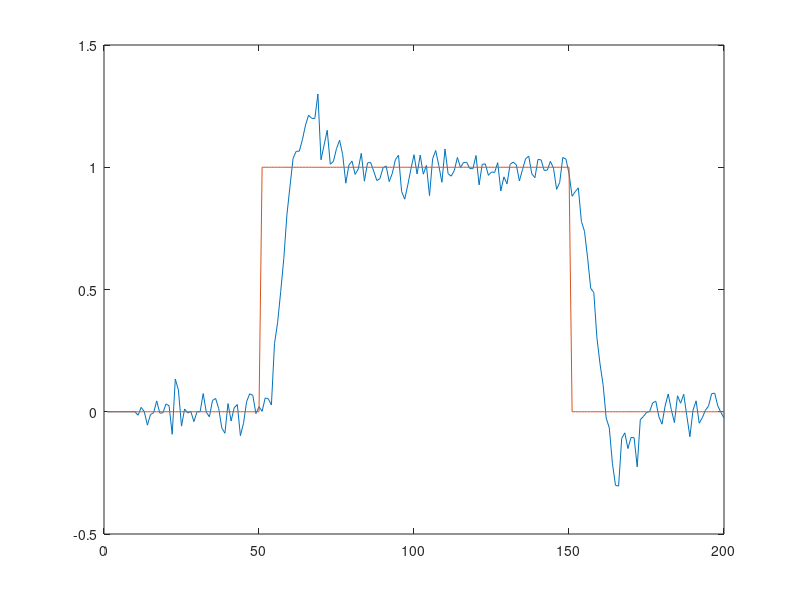

Recreate this plot in MATLAB. (Note: this script raises an error after producing the figure.)
% RIVDEMO1  Captain Toolbox demonstration
%
% Estimation of Transfer Function models from
% simulated input-output data
%
% See also RIV, RIVID, RIVDEMO2, RIVDEMO3

% Copyright (c) 2007 by CRES, Lancaster University, United Kingdom
% Authors : Peter Young, Wlodek Tych, Diego Pedregal, James Taylor

clear all
close all
format compact
echo on

clc
% RIVDEMO1  Captain Toolbox demonstration
 
% This script analyses the output from a discrete time
% Transfer Function (TF) using the Refined Instrumental
% Variable (RIV) algorithm.
 
% We will start with a 2nd order TF with two samples time
% delay, one numerator parameter and a 2nd order noise model.
 
%                      b1(k)
%  y(k)  =  ---------------------------  u(k-2)
%            1 + a1.z^(-1) + a2.z^(-2) 
 
%                       1
%        +  ---------------------------  e(k)
%            1 + c1.z^(-1) + c2.z^(-2)
 
% where z^(-1) represents the backward shift operator,
% y(k) the output, u(k) the input and e(k) a zero mean
% white noise signal.
 
% --------------------------------------------------------
%                 Hit any key to continue
% --------------------------------------------------------
pause
 
% Transfer Function polynomials.   
 
a=[1 -1.75 0.8];  % denominator
b=[0 0 0.05];     % numerator
c=[1 -0.3 0.02];  % noise
 
% Simulation output.
 
u=[zeros(50, 1); ones(100, 1); zeros(50, 1)];  % input
en=[zeros(10, 1); filter(1, c, randn(190, 1)*0.05)];  % noise
y=filter(b, a, u) +  en;  % output
 
% Input-Output matrix
 
z=[y u]; plot(z)
 
% --------------------------------------------------------
%                 Hit any key to continue
% --------------------------------------------------------
pause
 
% Model structure.
 
na=2;  % denominator order
nb=1;  % numerator order
nd=2;  % pure time delay
nc=2;  % noise model
nn=[na nb nd nc];
 
% The Refined Instrumental Variable (RIV) algorithm is
% employed by using the following settings for 'flags'.
 
Ni=3;     % number of IV iterations (Least Squares if Ni=1)
Ft=1;     % filtering turned on
Nr=3;     % number of RIV iterations
flags=[Ni Ft Nr];  % see 'help riv' for details
 
% --------------------------------------------------------
%                 Hit any key to continue
% --------------------------------------------------------
pause
 
% ESTIMATING MODEL : PLEASE WAIT
 
[TH, STATS, E]=riv(z, nn, flags);
 
% Plot results
 
subplot(211)
plot([u y y-E])
title('Input and Model fit')
subplot(212);
plot([en E]);
title('''Actual'' and estimated coloured observation noise')
 
% --------------------------------------------------------
%                 Hit any key to continue
% --------------------------------------------------------
pause
 
% Model fit, where unity implies a perfect fit.
 
RT2=STATS(3)  % Coefficient of Determination
 
% Extract parameter estimates.
 
[aa, bb, cc, P0]=getpar(TH);
 
% The covariance matrix P0 provides the standard errors.
 
sb=sqrt(diag(P0))';
 
% --------------------------------------------------------
%                 Hit any key to continue
% --------------------------------------------------------
pause
 
% The parameter estimates are displayed below. In each case,
% the actual values are shown in the first row, followed by
% the estimates and finally the standard deviations.
 
[a; aa; 0 sb(1:2)]  % denominator
 
[b; bb; 0 0 sb(3)]  % numerator
 
% --------------------------------------------------------
%                 Hit any key to continue
% --------------------------------------------------------
pause
 
[c; cc; 0 sb(4:5)]  % noise filter
 
% --------------------------------------------------------
%                 Hit any key to continue
% --------------------------------------------------------
pause
 
% We will now try a multi-input example.
 
a=[1 -1.75 0.8];  % denominator
b1=[0 0 0.05];    % numerator 1
b2=[0 -0.1];      % numerator 2
c=[1 -0.6];       % noise
 
% Simulation output.
 
u1=[zeros(100, 1); ones(100, 1); zeros(50, 1)];  % input 1
u2=[zeros(50, 1); ones(100, 1); zeros(100, 1)];  % input 2
en=[zeros(10, 1); filter(1, c, randn(240, 1)*0.05)];  % noise
y=filter(b1, a, u1) + filter(b2, a, u2) + en;  % output
 
% Input-Output matrix
 
z=[y u1 u2]; clf; plot(z)
 
% --------------------------------------------------------
%                 Hit any key to continue
% --------------------------------------------------------
pause
 
% Model structure.
 
na=2;   % 2nd order denominator
nb1=1;  % numerator for input 1
nb2=1;  % numerator for input 2
nd1=2;  % pure time delay for input 1
nd2=1;  % pure time delay for input 2
nc=1;   % 1st order noise model
nn=[na nb1 nb2 nd1 nd2 nc];
 
% The Refined Instrumental Variable (RIV) algorithm is
% employed by using the following settings for 'flags'.
 
Ni=3;      % number of IV iterations (Least Squares if Ni=1)
Ft=1;      % filtering turned on
Nr=3;      % number of RIV iterations
Lr=1e-12;  % Linear solver switch
flags=[Ni Ft Nr Lr];  % see 'help riv' for details
 
% --------------------------------------------------------
%                 Hit any key to continue
% --------------------------------------------------------
pause
 
% ESTIMATING MODEL : PLEASE WAIT
 
[TH, STATS, E]=riv(z, nn, flags);
 
% Plot results
 
subplot(211)
plot([u1 u2 y y-E])
title('Inputs and model fit')
subplot(212)
plot([E en])
title('''Actual'' and estimated observation noise')
 
% --------------------------------------------------------
%                 Hit any key to continue
% --------------------------------------------------------
pause
 
% Model fit, where unity implies a perfect fit.
 
RT2=STATS(3)  % Coefficient of Determination
 
% Extract parameter estimates.
 
[aa, bb, cc, P0]=getpar(TH);
 
% The covariance matrix P0 provides the standard errors.
 
sb=sqrt(diag(P0))';
 
% --------------------------------------------------------
%                 Hit any key to continue
% --------------------------------------------------------
pause
 
% The parameter estimates are displayed below. In each case,
% the actual values are shown in the first row, followed by
% the estimates and finally the standard deviations.
 
[a; aa; 0 sb(1:2)]  % denominator
 
[b1; bb(1, :); 0 0 sb(3)]  % numerator 1
 
% --------------------------------------------------------
%                 Hit any key to continue
% --------------------------------------------------------
pause
 
[b2 0; bb(2, :); 0 sb(4) 0]  % numerator 2
 
[c; cc; 0 sb(5)]  % noise filter
 
echo off

% end of m-file